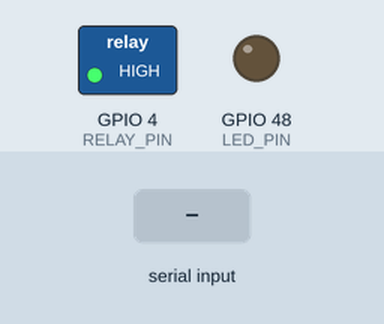
Recording of a sketch running on a simulated ESP32-S3. On the bench: switched loads named in the sketch (green lamp = pin HIGH), output pins drawn as LEDs (lit = HIGH). Dashed ring = blinking. The test bench sets the inputs (shaded band). WiFi joins after 1.5 s; servers stay silent unless stated; uploads are accepted with an empty reply; not simulated (calls return 0 or success): wifi_secrets.h; what the sketch prints to the serial monitor is not drawn.

Above: at 3.3 s.
3.4 s: "\"\n" received over the second serial link
At 4.7 s:
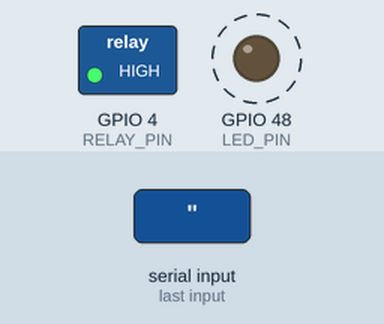
6.4 s: "90|45|200\n" received over the second serial link
At 6.51 s:
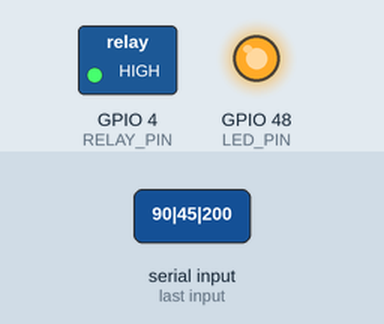
7.9 s: "90|45\n" received over the second serial link
Timing chart, 0 to 15.4 s (numbered marks = the images above; inputs shaded):
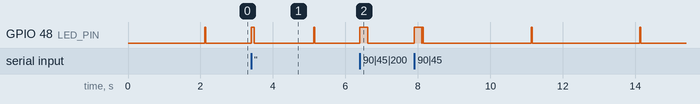

Measured:
- after the input at 6.4 s, GPIO 48 (LED_PIN): LOW → HIGH at once, → LOW 0.21 s later
- by itself, GPIO 48 (LED_PIN): alternates HIGH for 0.06 s and LOW for 1.6 s

The sketch:

esp32_e220_listener.ino
```cpp
/*
 * ESP32-S3 N16R8 + E220-400T30D — alici (esp2)
 * Eslesen verici: nano/nano_e220_sender (NETWORK_ID=7, 5 sn aralik)
 *
 * WiFi + Supabase: wifi_secrets.h, sensor_data_test tablosu
 * Tablo SQL: esp32/supabase/sensor_data_test.sql (Dashboard > SQL Editor)
 *
 * Arduino IDE -> Tools (ESP32-S3):
 *   Board: ESP32S3 Dev Module
 *   USB CDC On Boot: Enabled
 *   USB Mode: Hardware CDC and JTAG
 *
 * LoRa: TX->GPIO17, RX<-GPIO18, 9600, M0/M1 GND
 * Role modulu IN -> GPIO4 (RELAY_PIN), cogu modul LOW=acik
 * Seri monitör 115200
 *
 * Role komutu (Nano'dan): 7|2|0|0|1 ac  /  7|2|0|0|0 kapa  /  high=2 toggle
 * Normal telemetri node_id=1 role'e dokunmaz.
 */

#if CONFIG_IDF_TARGET_ESP32S3
#include "USB.h"
#endif

#include <WiFi.h>
#include <WiFiClientSecure.h>
#include <HTTPClient.h>
#include "wifi_secrets.h"

HardwareSerial loraSerial(2);

#define LORA_RX             17
#define LORA_TX             18
#define LORA_BAUD           9600
#define EXPECTED_NETWORK_ID 7

#define DEBUG_EACH_BYTE     0
#define USE_SERIAL0         0   // S3 USB CDC kullaniyorsaniz 0 birakin (43/44 takilir)
#define SHOW_ALIVE          1
#define ENABLE_SUPABASE     1
#define ENABLE_RELAY        1

#define RELAY_PIN           4
#define RELAY_ACTIVE_LOW    1    // 1: cogu "LOW level trigger" modul
#define RELAY_NODE_ID       2    // sadece bu node_id role komutu

#define PACKET_IDLE_MS      120
#define HEARTBEAT_MS        3000
#define MAX_PACKET_LEN      80
#define WIFI_RETRY_MS       15000
#define PENDING_MAX         8

const char* supabaseUrl =
    "https://ngdozrhycaeiabubrywf.supabase.co/rest/v1/sensor_data_test";
const char* apiKey = "sb_publishable_DNrEyZFNk13VFNlfE2UhZg_FnVwiHcJ";

#ifdef LED_BUILTIN
#define LED_PIN LED_BUILTIN
#else
#define LED_PIN 2
#endif

String rxBuffer;
unsigned long lastLoraByteMs = 0;
unsigned long lastHeartbeatMs = 0;
unsigned long lastPacketMs = 0;
unsigned long lastWifiRetryMs = 0;
unsigned long ledOffMs = 0;
bool ledOn = false;
bool wifiConnected = false;
bool relayState = false;
String lastPacket;

struct PendingRow {
  String packet;
  bool valid;
  int networkId;
  int nodeId;
  int seq;
  int uptimeSec;
  int high;
  bool used;
};
PendingRow pending[PENDING_MAX];
bool wifiInitDone = false;

void logMsg(const char* msg) {
  Serial.println(msg);
}

void logMsg(const __FlashStringHelper* msg) {
  Serial.println(msg);
}

bool parsePacket(const String& raw, int& networkId, int& nodeId,
                 int& low, int& mid, int& high) {
  int p1 = raw.indexOf('|');
  int p2 = raw.indexOf('|', p1 + 1);
  int p3 = raw.indexOf('|', p2 + 1);
  int p4 = raw.indexOf('|', p3 + 1);

  if (p1 < 0 || p2 < 0 || p3 < 0 || p4 < 0) {
    return false;
  }

  networkId = raw.substring(0, p1).toInt();
  nodeId = raw.substring(p1 + 1, p2).toInt();
  low = raw.substring(p2 + 1, p3).toInt();
  mid = raw.substring(p3 + 1, p4).toInt();
  high = raw.substring(p4 + 1).toInt();
  return true;
}

void blinkRxLed() {
  digitalWrite(LED_PIN, HIGH);
  ledOn = true;
  ledOffMs = millis() + 80;
}

#if ENABLE_RELAY
void applyRelayPin(bool on) {
  relayState = on;
#if RELAY_ACTIVE_LOW
  digitalWrite(RELAY_PIN, on ? LOW : HIGH);
#else
  digitalWrite(RELAY_PIN, on ? HIGH : LOW);
#endif
}

void setRelay(bool on) {
  applyRelayPin(on);
  Serial.print(F("[Role] "));
  Serial.println(on ? F("ACIK") : F("KAPALI"));
  Serial.flush();
}

void toggleRelay() {
  setRelay(!relayState);
}

// high: 0=kapa, 1=ac, 2=toggle
void handleRelayCommand(int high) {
  if (high == 1) {
    setRelay(true);
  } else if (high == 0) {
    setRelay(false);
  } else if (high == 2) {
    toggleRelay();
  } else {
    Serial.print(F("[Role] Gecersiz high="));
    Serial.println(high);
  }
}
#endif

void startWiFiOnce() {
  if (wifiInitDone) {
    return;
  }
  wifiInitDone = true;
  WiFi.mode(WIFI_STA);
  WiFi.begin(WIFI_SSID, WIFI_PASSWORD);
  lastWifiRetryMs = millis();
  Serial.print(F("[WiFi] baslatildi: "));
  Serial.println(WIFI_SSID);
}

void flushPendingSupabase();

void maintainWiFi() {
  if (WiFi.status() == WL_CONNECTED) {
    if (!wifiConnected) {
      wifiConnected = true;
      Serial.print(F("[WiFi] Baglandi, IP: "));
      Serial.println(WiFi.localIP());
      flushPendingSupabase();
    }
    return;
  }

  wifiConnected = false;
  unsigned long now = millis();
  if (now - lastWifiRetryMs >= WIFI_RETRY_MS) {
    Serial.println(F("[WiFi] Tekrar deneniyor..."));
    WiFi.disconnect();
    WiFi.begin(WIFI_SSID, WIFI_PASSWORD);
    lastWifiRetryMs = now;
  }
}

#if ENABLE_SUPABASE
String jsonEscape(const String& s) {
  String out;
  out.reserve(s.length() + 8);
  for (unsigned int i = 0; i < s.length(); i++) {
    const char c = s[i];
    if (c == '\\' || c == '"') {
      out += '\\';
    }
    out += c;
  }
  return out;
}

String buildSupabaseJson(const String& packet, bool valid, int networkId,
                         int nodeId, int seq, int uptimeSec, int high) {
  const String esc = jsonEscape(packet);
  String j;
  j.reserve(esc.length() + 120);
  j += F("{\"raw\":\"");
  j += esc;
  j += F("\"");
  if (valid) {
    j += F(",\"raw_unparsed\":null,\"is_valid\":true");
    j += F(",\"network_id\":");
    j += networkId;
    j += F(",\"node_id\":");
    j += nodeId;
    j += F(",\"seq\":");
    j += seq;
    j += F(",\"uptime_sec\":");
    j += uptimeSec;
    j += F(",\"high\":");
    j += high;
  } else {
    j += F(",\"raw_unparsed\":\"");
    j += esc;
    j += F("\",\"is_valid\":false");
    j += F(",\"network_id\":null,\"node_id\":null,\"seq\":null");
    j += F(",\"uptime_sec\":null,\"high\":null");
  }
  j += '}';
  return j;
}

bool enqueuePending(const String& packet, bool valid, int networkId, int nodeId,
                    int seq, int uptimeSec, int high) {
  for (int i = 0; i < PENDING_MAX; i++) {
    if (!pending[i].used) {
      pending[i].packet = packet;
      pending[i].valid = valid;
      pending[i].networkId = networkId;
      pending[i].nodeId = nodeId;
      pending[i].seq = seq;
      pending[i].uptimeSec = uptimeSec;
      pending[i].high = high;
      pending[i].used = true;
      Serial.println(F("[Supabase] Kuyruga alindi (WiFi yok veya hata)"));
      return true;
    }
  }
  Serial.println(F("[Supabase] Kuyruk dolu, kayit atildi"));
  return false;
}

bool sendToSupabaseNow(const String& packet, bool valid, int networkId,
                       int nodeId, int seq, int uptimeSec, int high) {
  if (WiFi.status() != WL_CONNECTED) {
    return false;
  }

  const String body =
      buildSupabaseJson(packet, valid, networkId, nodeId, seq, uptimeSec, high);

  Serial.print(F("[Supabase] "));
  Serial.print(valid ? F("gecerli") : F("GECERSIZ"));
  Serial.print(F(" -> "));
  Serial.println(body);

  WiFiClientSecure client;
  client.setInsecure();

  HTTPClient http;
  http.begin(client, supabaseUrl);
  http.addHeader("Content-Type", "application/json");
  http.addHeader("apikey", apiKey);
  http.addHeader("Authorization", String("Bearer ") + apiKey);
  http.addHeader("Prefer", "return=minimal");
  http.setTimeout(15000);

  const int httpCode = http.POST(body);
  if (httpCode >= 200 && httpCode < 300) {
    Serial.print(F("[Supabase] OK "));
    Serial.println(httpCode);
    http.end();
    return true;
  }

  Serial.print(F("[Supabase] Hata kod="));
  Serial.print(httpCode);
  Serial.print(F(" "));
  Serial.println(http.errorToString(httpCode));
  if (httpCode > 0) {
    const String resp = http.getString();
    if (resp.length() > 0) {
      Serial.println(resp);
    }
    if (resp.indexOf(F("raw_unparsed")) >= 0 ||
        resp.indexOf(F("is_valid")) >= 0) {
      Serial.println(
          F(">>> esp32/supabase/sensor_data_test_alter.sql calistirin"));
    }
  }
  http.end();
  return false;
}

bool sendToSupabase(const String& packet, bool valid, int networkId, int nodeId,
                    int seq, int uptimeSec, int high) {
  if (WiFi.status() != WL_CONNECTED) {
    Serial.println(F("[Supabase] WiFi yok"));
    return enqueuePending(packet, valid, networkId, nodeId, seq, uptimeSec,
                          high);
  }

  if (sendToSupabaseNow(packet, valid, networkId, nodeId, seq, uptimeSec,
                        high)) {
    return true;
  }

  return enqueuePending(packet, valid, networkId, nodeId, seq, uptimeSec, high);
}

void flushPendingSupabase() {
  for (int i = 0; i < PENDING_MAX; i++) {
    if (!pending[i].used) {
      continue;
    }
    if (sendToSupabaseNow(pending[i].packet, pending[i].valid,
                          pending[i].networkId, pending[i].nodeId,
                          pending[i].seq, pending[i].uptimeSec,
                          pending[i].high)) {
      pending[i].used = false;
    }
    delay(100);
  }
}
#endif

void printLoRaLine(const __FlashStringHelper* tag, const String& packet) {
  Serial.print(tag);
  Serial.println(packet);
  Serial.flush();
  Serial0.print(tag);
  Serial0.println(packet);
}

void handlePacket(const String& packet) {
  lastPacket = packet;
  lastPacketMs = millis();
  blinkRxLed();

  int networkId, nodeId, low, mid, high;
  if (!parsePacket(packet, networkId, nodeId, low, mid, high)) {
    printLoRaLine(F("[LoRa?] "), packet);
#if ENABLE_SUPABASE
    sendToSupabase(packet, false, 0, 0, 0, 0, 0);
#endif
    return;
  }

  if (networkId != EXPECTED_NETWORK_ID) {
    Serial.print(F("[LoRa?] "));
    Serial.print(packet);
    Serial.print(F("  (network "));
    Serial.print(networkId);
    Serial.print(F(" != "));
    Serial.print(EXPECTED_NETWORK_ID);
    Serial.println(')');
    Serial.flush();
#if ENABLE_SUPABASE
    sendToSupabase(packet, false, 0, 0, 0, 0, 0);
#endif
    return;
  }

  printLoRaLine(F("[LoRa] "), packet);

#if ENABLE_RELAY
  if (nodeId == RELAY_NODE_ID) {
    handleRelayCommand(high);
  }
#endif

#if ENABLE_SUPABASE
  sendToSupabase(packet, true, networkId, nodeId, low, mid, high);
#endif
}

void flushRxBuffer() {
  while (rxBuffer.length() > 0) {
    int nl = rxBuffer.indexOf('\n');
    String packet;
    if (nl >= 0) {
      packet = rxBuffer.substring(0, nl);
      rxBuffer = rxBuffer.substring(nl + 1);
    } else {
      packet = rxBuffer;
      rxBuffer = "";
    }
    packet.trim();
    if (packet.length() == 0) {
      continue;
    }
    handlePacket(packet);
    if (nl < 0) {
      break;
    }
  }
}

void setup() {
  pinMode(LED_PIN, OUTPUT);
  digitalWrite(LED_PIN, LOW);

#if ENABLE_RELAY
  pinMode(RELAY_PIN, OUTPUT);
  applyRelayPin(false);
#endif

#if CONFIG_IDF_TARGET_ESP32S3 && ARDUINO_USB_CDC_ON_BOOT
  USB.begin();
#endif

  Serial.begin(115200);
  delay(2000);
#if USE_SERIAL0
  Serial0.begin(115200, SERIAL_8N1, 44, 43);
#endif

  Serial.println();
  logMsg(F("=== ESP32-S3 E220 + WiFi + Supabase ==="));
  logMsg(F("[1/4] LoRa UART baslatiliyor..."));

  loraSerial.setRxBufferSize(1024);
  loraSerial.begin(LORA_BAUD, SERIAL_8N1, LORA_RX, LORA_TX);
  delay(100);

  while (loraSerial.available()) {
    (void)loraSerial.read();
  }

  for (int i = 0; i < PENDING_MAX; i++) {
    pending[i].used = false;
  }

  logMsg(F("[2/4] LoRa RX=GPIO17 TX=GPIO18 baud=9600"));
  logMsg(F("[3/4] Role pin GPIO4 | komut: on/off (Nano)"));
  logMsg(F("     Gecerli paket: 7|1|...  Role: 7|2|0|0|1"));
  logMsg(F("[4/4] WiFi loop icinde baslayacak"));
  Serial.print(F("Supabase: "));
  Serial.println(supabaseUrl);
  logMsg(F(">>> Setup tamam — 3 sn icinde [alive] gelmeli <<<"));
  Serial.println();

  lastHeartbeatMs = millis() - HEARTBEAT_MS;
}

void loop() {
  unsigned long now = millis();

  startWiFiOnce();
  maintainWiFi();
#if ENABLE_SUPABASE
  static unsigned long lastFlushMs = 0;
  if (WiFi.status() == WL_CONNECTED && now - lastFlushMs >= 5000) {
    lastFlushMs = now;
    flushPendingSupabase();
  }
#endif

  while (loraSerial.available()) {
    uint8_t b = static_cast<uint8_t>(loraSerial.read());
    char c = static_cast<char>(b);
    lastLoraByteMs = now;

#if DEBUG_EACH_BYTE
    Serial.print(F("[BYTE] 0x"));
    if (b < 0x10) {
      Serial.print('0');
    }
    Serial.print(b, HEX);
    Serial.println();
#endif

    if (c == '\n') {
      flushRxBuffer();
      continue;
    }
    if (c != '\r') {
      if (rxBuffer.length() >= MAX_PACKET_LEN) {
        logMsg(F("[LoRa] rxBuffer tasmasi, sifirlaniyor"));
        rxBuffer = "";
      }
      rxBuffer += c;
    }
  }

  if (ledOn && now >= ledOffMs) {
    digitalWrite(LED_PIN, LOW);
    ledOn = false;
  }

  if (rxBuffer.length() > 0 && lastLoraByteMs > 0 &&
      now - lastLoraByteMs >= PACKET_IDLE_MS) {
    flushRxBuffer();
    lastLoraByteMs = 0;
  }

#if SHOW_ALIVE
  if (now - lastHeartbeatMs >= HEARTBEAT_MS) {
    lastHeartbeatMs = now;

    if (!ledOn) {
      digitalWrite(LED_PIN, HIGH);
      ledOn = true;
      ledOffMs = now + 30;
    }

    Serial.print(F("[alive] "));
    Serial.print(now / 1000UL);
    Serial.print(F("s  WiFi="));
    Serial.print(WiFi.status() == WL_CONNECTED ? F("OK") : F("yok"));
    Serial.print(F("  LoRaRX=GPIO"));
    Serial.print(LORA_RX);
    if (lastPacket.length() > 0) {
      Serial.print(F("  son="));
      Serial.print(lastPacket);
    } else {
      Serial.print(F("  (paket yok)"));
    }
    Serial.println();
  }
#endif
}
```
